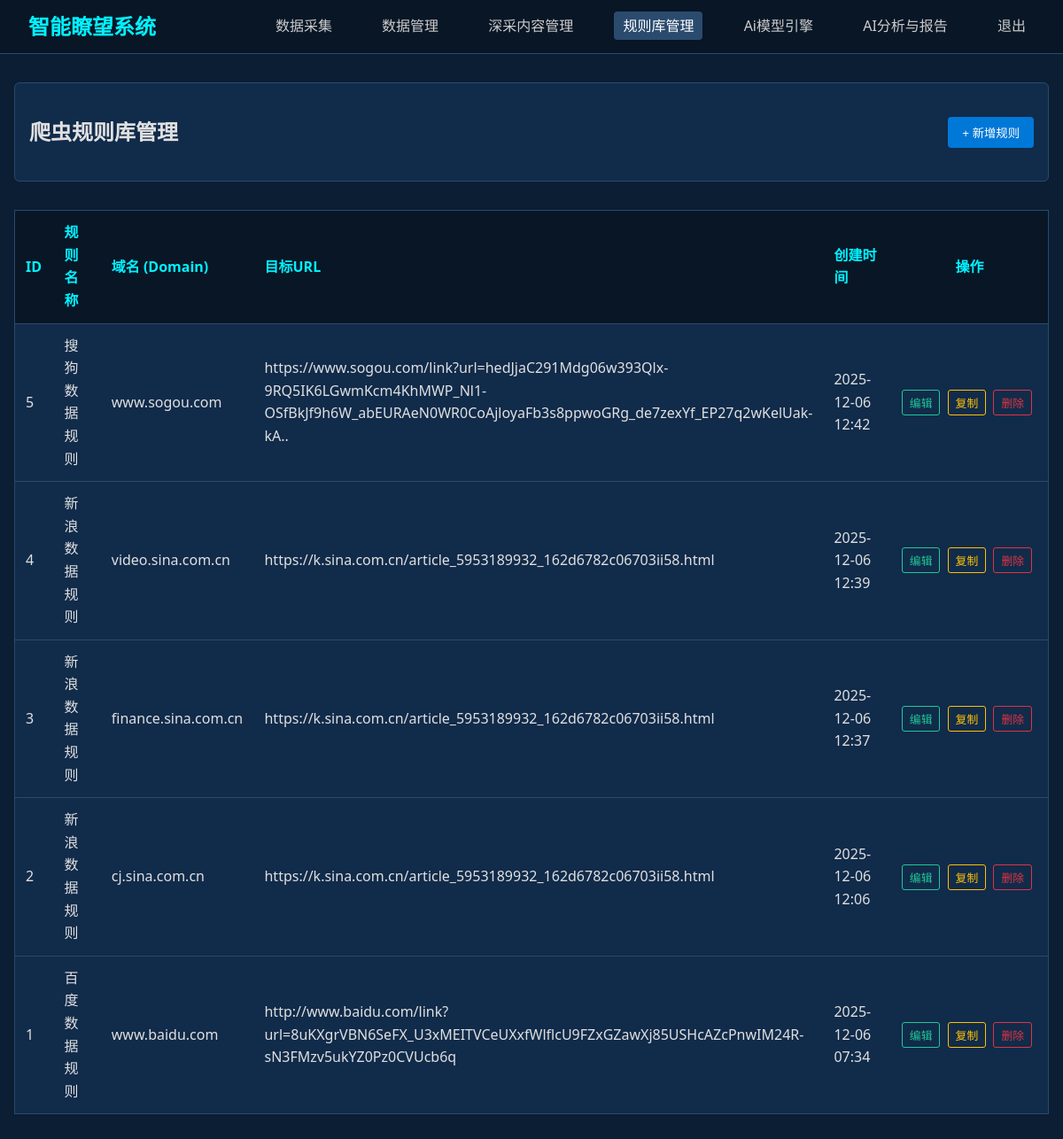
Page /rules (signed in) on the committed database.
### models.py (models this page shows, shortened)
class CrawlerRule(db.Model):
    id = db.Column(db.Integer, primary_key=True)
    rule_name = db.Column(db.String(100), nullable=True) # Added rule_name
    domain = db.Column(db.String(200), unique=True, nullable=False)
    site_name = db.Column(db.String(200), nullable=True)
    url_pattern = db.Column(db.String(500), nullable=True) # Added url_pattern
    title_xpath = db.Column(db.Text, nullable=True)
    content_xpath = db.Column(db.Text, nullable=True)
    headers = db.Column(db.Text, nullable=True) # JSON string
    created_at = db.Column(db.DateTime, default=datetime.utcnow)
    def to_dict(self):
        return {
            'id': self.id,
            'rule_name': self.rule_name,
            'domain': self.domain,
            'site_name': self.site_name,
            'url_pattern': self.url_pattern,
            'title_xpath': self.title_xpath,
            'content_xpath': self.content_xpath,
            'headers': self.headers,
            'created_at': self.created_at.strftime('%Y-%m-%d %H:%M:%S') if self.created_at else None
        }

### app.py (the view)
@app.route('/rules')
def rule_management():
    if 'user_id' not in session:
        return redirect(url_for('login'))
    rules = CrawlerRule.query.order_by(CrawlerRule.created_at.desc()).all()
    return render_template('rule_management.html', rules=rules)

### templates/rule_management.html (shortened to what this page needs)
<!DOCTYPE html>
<html lang="zh-CN">
<head>
    <link rel="stylesheet" href="{{ url_for('static', filename='style.css') }}">
</head>
<body>
    <nav class="navbar">
        <div class="logo">智能瞭望系统</div>
        <div class="nav-links">
            <a href="{{ url_for('dashboard') }}">数据采集</a>
            <a href="{{ url_for('data_management') }}">数据管理</a>
            <a href="{{ url_for('content_management') }}">深采内容管理</a>
            <a href="{{ url_for('rule_management') }}" class="active">规则库管理</a>
            <a href="{{ url_for('ai_engine') }}">Ai模型引擎</a>
            <a href="{{ url_for('ai_analysis') }}">AI分析与报告</a>
            <a href="{{ url_for('logout') }}">退出</a>
        </div>
    </nav>
    <div class="main-container">
        <section class="filter-section">
            <div style="display: flex; justify-content: space-between; align-items: center;">
                <h2>爬虫规则库管理</h2>
                <button class="btn-filter" onclick="openAddModal()">+ 新增规则</button>
            </div>
        </section>
        <section class="data-table-section">
            <table class="data-table">
                <thead>
                    <tr>
                        <th width="5%">ID</th>
                        <th width="15%">规则名称</th>
                        <th width="15%">域名 (Domain)</th>
                        <th width="15%">目标URL</th>
                        <th width="15%">创建时间</th>
                        <th width="20%" style="text-align: center;">操作</th>
                    </tr>
                </thead>
                <tbody>
                    {% for rule in rules %}
                    <tr id="rule-{{ rule.id }}">
                        <td>{{ rule.id }}</td>
                        <td>{{ rule.rule_name or '-' }}</td>
                        <td>{{ rule.domain }}</td>
                        <td>{{ rule.site_name or '-' }}</td>
                        <td>{{ rule.created_at.strftime('%Y-%m-%d %H:%M') }}</td>
                        <td class="col-actions">
                            <button class="btn-small btn-sniff" onclick='openEditModal({{ rule.to_dict()|tojson }})'>编辑</button>
                            <button class="btn-small btn-collect" onclick='copyRule({{ rule.to_dict()|tojson }})'>复制</button>
                            <button class="btn-small btn-delete" onclick="deleteRule('{{ rule.id }}')">删除</button>
                        </td>
                    </tr>
                    {% else %}
                    <tr>
                        <td colspan="6" style="text-align:center;">暂无规则数据</td>
                    </tr>
                    {% endfor %}
                </tbody>
            </table>
        </section>
    </div>
</body>
</html>

### static/style.css (style rules this page uses)
:root { --primary-color: #00f2ff; --secondary-color: #0078d7; --bg-color: #0b1e33; --panel-bg: #112b4a; --text-color: #e0e0e0; --border-color: #2a4b6d; }
body { margin: 0; font-family: 'Segoe UI', Tahoma, Geneva, Verdana, sans-serif; background-color: var(--bg-color); color: var(--text-color); line-height: 1.6; }
a { color: var(--primary-color); text-decoration: none; }
.navbar { display: flex; justify-content: space-between; align-items: center; background: #081626; padding: 0 2rem; height: 60px; border-bottom: 1px solid var(--border-color); }
.navbar .logo { font-size: 1.5rem; font-weight: bold; color: var(--primary-color); }
.nav-links a { color: #ccc; margin-left: 2rem; padding: 5px 10px; border-radius: 4px; }
.nav-links a.active, .nav-links a:hover { background: var(--border-color); color: white; text-decoration: none; }
.main-container { max-width: 1200px; margin: 2rem auto; padding: 0 1rem; }
.data-table-section { overflow-x: auto; }
.data-table { width: 100%; border-collapse: collapse; background: var(--panel-bg); border: 1px solid var(--border-color); }
.data-table th, .data-table td { padding: 12px; text-align: left; border-bottom: 1px solid var(--border-color); }
.data-table th { background: #081626; color: var(--primary-color); }
.col-actions { white-space: nowrap; text-align: center; }
.btn-small { font-size: 0.8rem; padding: 4px 8px; border: 1px solid #ccc; color: #ccc; border-radius: 3px; margin-right: 4px; display: inline-block; cursor: pointer; }
.btn-small:last-child { margin-right: 0; }
.btn-delete { background: transparent; border-color: #dc3545; color: #dc3545; }
.btn-collect { background: transparent; border-color: #ffc107; color: #ffc107; }
.btn-sniff { background: transparent; border-color: #20c997; color: #20c997; }
.filter-section { background: var(--panel-bg); padding: 1rem; border-radius: 6px; margin-bottom: 2rem; border: 1px solid var(--border-color); }
.btn-filter { padding: 8px 16px; background: var(--secondary-color); color: white; border: none; border-radius: 4px; cursor: pointer; }

### rows in the picture
CrawlerRule: id "5", rule_name "搜狗数据规则", domain "www.sogou.com", site_name "https://www.sogou.com/link?url=hedJjaC291Mdg06w393Qlx-9RQ5IK6LGwmKcm4KhMWP_Nl1-OSfBkJf9h6W_abEURAeN0WR0CoAjloyaFb3s8ppwoGRg_de7zexYf_EP27q2wKelUak-kA..", created_at "2025-12-06 12:42"
CrawlerRule: id "4", rule_name "新浪数据规则", domain "video.sina.com.cn", site_name "https://k.sina.com.cn/article_5953189932_162d6782c06703ii58.html", created_at "2025-12-06 12:39"
CrawlerRule: id "3", rule_name "新浪数据规则", domain "finance.sina.com.cn", site_name "https://k.sina.com.cn/article_5953189932_162d6782c06703ii58.html", created_at "2025-12-06 12:37"
CrawlerRule: id "2", rule_name "新浪数据规则", domain "cj.sina.com.cn", site_name "https://k.sina.com.cn/article_5953189932_162d6782c06703ii58.html", created_at "2025-12-06 12:06"
CrawlerRule: id "1", rule_name "百度数据规则", domain "www.baidu.com", site_name "http://www.baidu.com/link?url=8uKXgrVBN6SeFX_U3xMEITVCeUXxfWlflcU9FZxGZawXj85USHcAZcPnwIM24R-sN3FMzv5ukYZ0Pz0CVUcb6q", created_at "2025-12-06 07:34"
